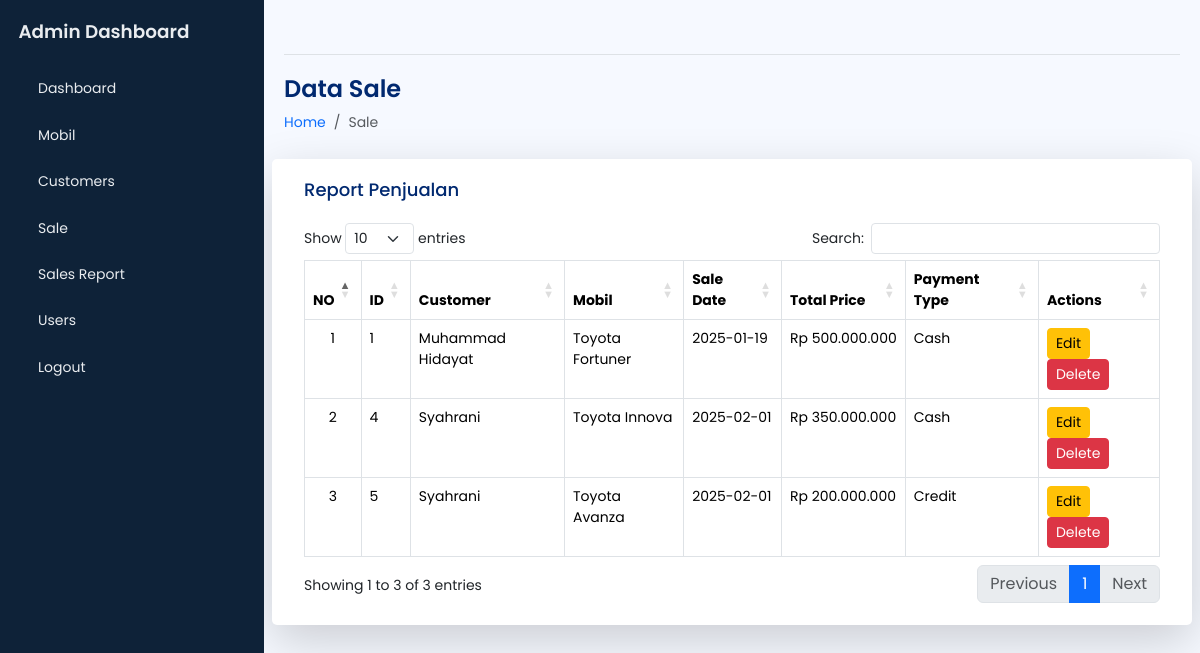
The app's page /admin/manage_orders.php (signed in) with its own data.
### tables this page shows
CREATE TABLE `sale` (
  `sale_id` int(11) NOT NULL,
  `customer_id` int(11) NOT NULL,
  `mobil_id` int(11) NOT NULL,
  `user_id` int(11) NOT NULL,
  `sale_date` date NOT NULL,
  `total_price` varchar(20) NOT NULL,
  `created_at` timestamp NOT NULL DEFAULT current_timestamp(),
  `payment_type` varchar(10) NOT NULL
);

CREATE TABLE `customers` (
  `customer_id` int(11) NOT NULL,
  `nik` varchar(25) NOT NULL,
  `name` varchar(100) NOT NULL,
  `email` varchar(100) NOT NULL,
  `phone` varchar(20) DEFAULT NULL,
  `address` text DEFAULT NULL,
  `foto` varchar(255) DEFAULT NULL,
  `created_at` timestamp NOT NULL DEFAULT current_timestamp()
);

CREATE TABLE `mobil` (
  `mobil_id` int(11) NOT NULL,
  `model` varchar(100) NOT NULL,
  `brand` varchar(100) NOT NULL,
  `price` varchar(20) NOT NULL,
  `warna` varchar(50) NOT NULL,
  `stock` int(11) DEFAULT 0,
  `foto` varchar(300) DEFAULT NULL,
  `created_at` timestamp NOT NULL DEFAULT current_timestamp()
);

### admin/manage_orders.php (the view, shortened to what this page needs)
<?php
require_once '../config.php';
$sql = "SELECT sale.sale_id, sale.sale_date, sale.total_price, sale.payment_type, customers.customer_id, customers.name AS customer_name, mobil.mobil_id, mobil.model AS mobil_model, mobil.brand AS mobil_brand
        FROM sale
        JOIN customers ON sale.customer_id = customers.customer_id
        JOIN mobil ON sale.mobil_id = mobil.mobil_id";
$result = $conn->query($sql);
?>
<!DOCTYPE html>
<html lang="en">
<head>
    <?php include 'template/header.php'; ?>
</head>
<body>
    <div class="wrapper">
        <?php include 'template/sidebar.php'; ?>
        <main id="main" class="main">
            <?php include 'template/nav.php'; ?>
            <div class="pagetitle">
                <h1 class="mb-2">Data Sale</h1>
                <nav>
                    <ol class="breadcrumb">
                        <li class="breadcrumb-item"><a href="index.html">Home</a></li>
                        <li class="breadcrumb-item active">Sale</li>
                    </ol>
                </nav>
            </div>
            <section class="section dashboard">
                <div class="row">
                    <div class="col-lg-12">
                        <div class="row">
                            <div class="card shadow-lg">
                                <div class="card-body">
                                    <h5 class="card-title">Report Penjualan</h5>
                                    <div class="overflow-x-auto">
                                        <table class="table table-bordered display overflow-scroll" id="saleTable">
                                            <thead>
                                                <tr>
                                                    <th>NO</th>
                                                    <th>ID</th>
                                                    <th>Customer</th>
                                                    <th>Mobil</th>
                                                    <th>Sale Date</th>
                                                    <th>Total Price</th>
                                                    <th>Payment Type</th>
                                                    <th>Actions</th>
                                                </tr>
                                            </thead>
                                            <tbody>
                                                <?php $no = 1; ?>
                                                <?php while ($row = $result->fetch_assoc()) : ?>
                                                    <tr>
                                                        <td class="text-center"><?php echo $no++; ?></td>
                                                        <td><?php echo $row['sale_id']; ?></td>
                                                        <td><?php echo $row['customer_name']; ?></td>
                                                        <td><?php echo $row['mobil_brand'] . ' ' . $row['mobil_model']; ?></td>
                                                        <td><?php echo $row['sale_date']; ?></td>
                                                        <td class="total_price"><?php echo $row['total_price']; ?></td>
                                                        <td><?php echo $row['payment_type']; ?></td>
                                                        <td>
                                                            <button type="button" class="btn btn-warning btn-sm edit-btn" data-id="<?php echo $row['sale_id']; ?>" data-customer_id="<?php echo $row['customer_id']; ?>" data-mobil_id="<?php echo $row['mobil_id']; ?>" data-sale_date="<?php echo $row['sale_date']; ?>" data-total_price="<?php echo $row['total_price']; ?>" data-payment_type="<?php echo $row['payment_type']; ?>" data-bs-toggle="modal" data-bs-target="#SaleModal">Edit</button>
                                                            <button type="button" class="btn btn-danger btn-sm delete-btn" data-id="<?php echo $row['sale_id']; ?>">Delete</button>
                                                        </td>
                                                    </tr>
                                                <?php endwhile; ?>
                                            </tbody>
                                        </table>
                                    </div>
                                </div>
                            </div>
                        </div>
                    </div>
                </div>
            </section>
        </main>
    </div>
</body>
</html>

### admin/assets/css/style.css (style rules this page uses)
body { font-family: "Poppins", sans-serif; font-size: 0.875rem; opacity: 1; overflow-y: scroll; background: #f6f9ff; color: #444444; }
a { cursor: pointer; text-decoration: none; font-family: "Poppins", sans-serif; }
li { list-style: none; }
.wrapper { align-items: stretch; display: flex; width: 100%; }
.main { display: flex; flex-direction: column; min-height: 100vh; min-width: 0; overflow: hidden; transition: all 0.35s ease-in-out; width: 100%; padding: 0 20px 30px; }
.pagetitle { margin-bottom: 10px; margin-top: 20px; }
.pagetitle h1 { font-size: 24px; margin-bottom: 0; font-weight: 600; color: #012970; }
.card { margin-bottom: 30px; border: none; background-color: white; border-radius: 5px; box-shadow: 0px 0 30px rgba(1, 41, 112, 0.1); }
.card-title { padding: 20px 0 15px 0; font-size: 18px; font-weight: 500; color: #012970; font-family: "Poppins", sans-serif; }
.card-body { padding: 0 20px 20px 20px; }

### records on screen
sale: sale_id "1", customer.name "Muhammad Hidayat", mobil.brand "Toyota", mobil.model "Fortuner", sale_date "2025-01-19", payment_type "Cash"
sale: sale_id "4", customer.name "Syahrani", mobil.brand "Toyota", mobil.model "Innova", sale_date "2025-02-01", payment_type "Cash"
sale: sale_id "5", customer.name "Syahrani", mobil.brand "Toyota", mobil.model "Avanza", sale_date "2025-02-01", payment_type "Credit"
